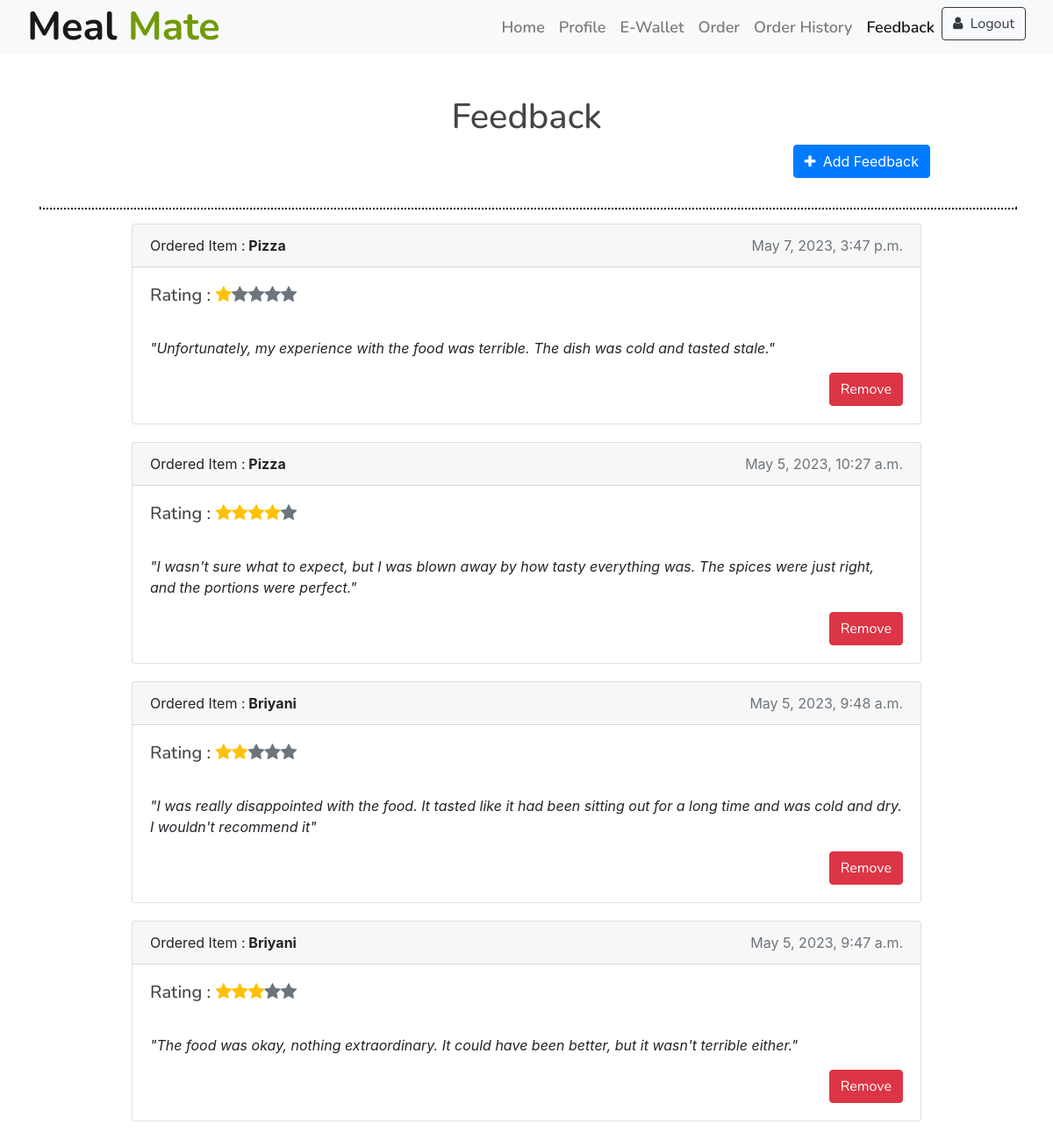
The page /feedbackmenu/ (signed in) on the database its author committed.
### accounts/models.py (models this page shows)
class Feedback(models.Model):
    feedback_id = models.AutoField(primary_key=True)
    studentid = models.ForeignKey(Student, on_delete=models.CASCADE)
    itemid = models.ForeignKey(MenuItem, on_delete=models.CASCADE)
    comment = models.CharField(max_length=255)
    rating = models.IntegerField()
    submission_time = models.DateTimeField()

class MenuItem(models.Model):
    menuid = models.AutoField(primary_key=True)
    item_name = models.CharField(max_length=255)
    description = models.TextField()
    quantity = models.IntegerField()
    price = models.DecimalField(max_digits=10, decimal_places=2)
    images = models.ImageField(upload_to='images',  default='')

### accounts/views.py (the view)
# urls.py: path('feedbackmenu/', views.feedbackmenu, name='feedbackmenu'),
def feedbackmenu(request):
    student_id = request.session.get('studentid')
    orders = Order.objects.filter(studentid=student_id)
    items = []
    for order in orders:
        items += [order.item1, order.item2, order.item3, order.item4, order.item5]
    items = list(set(filter(None, items)))
    feedbacks = Feedback.objects.filter(studentid=student_id).order_by('-submission_time')
    return render(request, 'feedback.html', {'feedbacks': feedbacks, 'items': items})

### templates/feedback.html (shortened to what this page needs)
{%load static%}
<!DOCTYPE html>
<html lang="en">
<head>
  <link href="https://cdn.jsdelivr.net/npm/bootstrap-icons@1.5.0/font/bootstrap-icons.css" rel="stylesheet">
  <link href="https://stackpath.bootstrapcdn.com/bootstrap/4.4.1/css/bootstrap.min.css" rel="stylesheet">
  <link href="https://cdnjs.cloudflare.com/ajax/libs/font-awesome/5.10.0/css/all.min.css" rel="stylesheet">
  <link href="{% static 'lib/animate/animate.min.css'%}" rel="stylesheet">
  <link href="{% static 'lib/owlcarousel/assets/owl.carousel.min.css'%}" rel="stylesheet">
  <link href="{% static 'lib/flaticon/font/flaticon.css'%}" rel="stylesheet">
  <link href="{% static 'lib/tempusdominus/css/tempusdominus-bootstrap-4.min.css'%}" rel="stylesheet" />
  <link
  rel="stylesheet"
  href="https://cdnjs.cloudflare.com/ajax/libs/font-awesome/6.2.1/css/all.min.css"
/>
  <link href="{% static 'css/style.css'%}" rel="stylesheet">
  <link rel="stylesheet" type="text/css"
    href="https://stackpath.bootstrapcdn.com/bootstrap/4.3.1/css/bootstrap.min.css">
  <link rel="stylesheet" href="https://stackpath.bootstrapcdn.com/font-awesome/4.7.0/css/font-awesome.min.css">
</head>
<body>
  <div class="navbar navbar-expand-lg bg-light navbar-light">
    <div class="container-fluid">
      <a href="#" class="navbar-brand">Meal <span>Mate</span></a>
      <div class="collapse navbar-collapse justify-content-between" id="navbarCollapse">
        <div class="navbar-nav ml-auto">
          <a href="{% url 'index' %}" class="nav-item nav-link ">Home</a>
          <a href="{% url 'profile' %}" class="nav-item nav-link">Profile</a>
          <a href="{% url 'ewallet'%}" class="nav-item nav-link">E-Wallet</a>
          <a href="{% url 'menushowstudent' %}" class="nav-item nav-link">Order</a>
          <a href="{% url 'order_history_student' %}" class="nav-item nav-link">Order History</a>
          <a href="{% url 'feedbackmenu' %}" class="nav-item nav-link active">Feedback</a>
          <a href="{% url 'login' %}">
            <button type="button" class="btn btn-outline-dark">
              <i class="fa fa-user mr-1" aria-hidden="true"></i> Logout
            </button></a>
        </div>
      </div>
    </div>
  </div>
  <div class="container py-5">
    <div class="row">
      <div class="col-lg-10 mx-auto col-12 text-center mb-3">
        <h1 class="mt-0 text-black">Feedback</h1>
          <button type="button" class="btn btn-primary cart-btn" data-toggle="modal" data-target="#feedbackModal">
            <i class="fa fa-plus mr-1" aria-hidden="true"></i> Add Feedback
          </button>
      </div>
      <div class="container">
        <hr class="accent my-6" style="border-width: 2px; border-style: dotted; width: 100%;">
        <div class="row justify-content-center">
          {% for feedback in feedbacks %}
          <div class="card" style="width: 900px;">
            <div class="card-header">
              <span class="float-right text-muted">{{ feedback.submission_time }}</span> Ordered Item :<b>
              {{ feedback.itemid.item_name }}</b>
            </div>
            <div class="card-body">
              <h5 class="card-title"> Rating :
                <span class="stars" id="stars-{{ feedback.feedback_id }}"> </span>
              </h5><br>
              <p class="card-text"><em>"{{ feedback.comment }}"</em></p>
              <a href="{% url 'remove_feedback' feedback.feedback_id %}" class="btn btn-danger float-right">Remove</a>
            </div>
          </div>
        {% endfor %}
        </div>
    </div>
  </div>
</body>
</html>

### static/css/style.css (style rules this page uses)
body { color: #757575; background: #ffffff; font-family: 'open sans', sans-serif; }
h1, h2, h3, h4, h5, h6 { color: #454545; font-family: 'Nunito', sans-serif; }
a { font-family: 'Nunito', sans-serif; font-weight: 600; color: #fbaf32; transition: .3s; }
.container-fluid { max-width: 1366px; }
.navbar { position: relative; transition: .5s; z-index: 999; }
.navbar .navbar-brand { margin: 0; color: #fbaf32; font-size: 45px; line-height: 0px; font-weight: 700; font-family: 'Nunito', sans-serif; transition: .5s; }
.navbar .navbar-brand span { color: #719a0a; }
@media (min-width: 992px) { .navbar { position: absolute; width: 100%; padding: 30px 60px; background: transparent !important; z-index: 9; } }
@media (min-width: 992px) { .navbar .navbar-brand { color: #fbaf32; } }
@media (min-width: 992px) { .navbar-light .navbar-nav .nav-link, .navbar-light .navbar-nav .nav-link:focus { padding: 10px 10px 8px 10px; font-family: 'Nunito', sans-serif; color: #ffffff; font-size: 18px; font-weight: 600; } }
@media (min-width: 992px) { .navbar-light .navbar-nav .nav-link:hover, .navbar-light .navbar-nav .nav-link.active { color: #fbaf32; } }

### templates/feedback.html (style rules this page uses)
.card { margin-bottom: 20px; }
.cart-btn { float: right; }

### rows shown on the page
Feedback: submission_time "May 7, 2023, 3:47 p.m.", itemid.item_name "Pizza", comment "Unfortunately, my experience with the food was terrible. The dish was cold and tasted stale."
Feedback: submission_time "May 5, 2023, 10:27 a.m.", itemid.item_name "Pizza", comment "I wasn't sure what to expect, but I was blown away by how tasty everything was. The spices were just right, and the portions were perfect."
Feedback: submission_time "May 5, 2023, 9:48 a.m.", itemid.item_name "Briyani", comment "I was really disappointed with the food. It tasted like it had been sitting out for a long time and was cold and dry. I wouldn't recommend it"
Feedback: submission_time "May 5, 2023, 9:47 a.m.", itemid.item_name "Briyani", comment "The food was okay, nothing extraordinary. It could have been better, but it wasn't terrible either."
